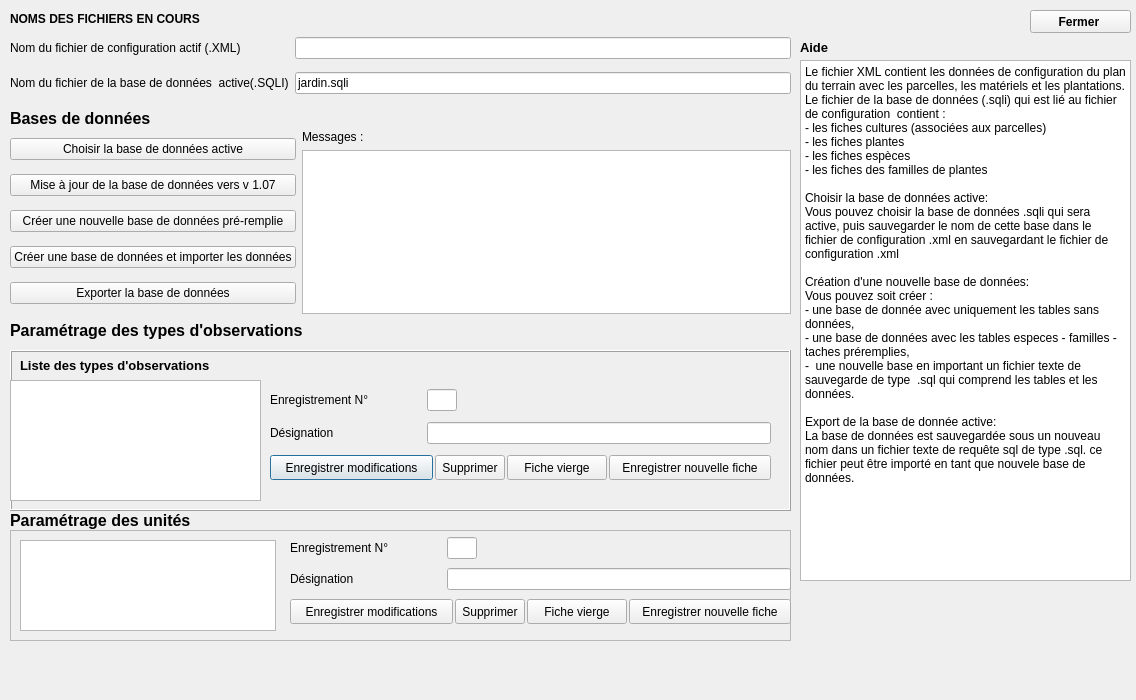
<?xml version="1.0" encoding="UTF-8"?>
<ui version="4.0">
 <class>Configuration</class>
 <widget class="QDialog" name="Configuration">
  <property name="geometry">
   <rect>
    <x>0</x>
    <y>0</y>
    <width>1136</width>
    <height>700</height>
   </rect>
  </property>
  <property name="minimumSize">
   <size>
    <width>1100</width>
    <height>700</height>
   </size>
  </property>
  <property name="maximumSize">
   <size>
    <width>1200</width>
    <height>1000</height>
   </size>
  </property>
  <property name="windowTitle">
   <string>Configuration</string>
  </property>
  <widget class="QWidget" name="gridLayoutWidget_3">
   <property name="geometry">
    <rect>
     <x>10</x>
     <y>30</y>
     <width>781</width>
     <height>71</height>
    </rect>
   </property>
   <layout class="QGridLayout" name="gridLayout_3">
    <item row="0" column="1">
     <widget class="QLineEdit" name="lineEdit_config_nom_Xml">
      <property name="text">
       <string/>
      </property>
      <property name="readOnly">
       <bool>true</bool>
      </property>
     </widget>
    </item>
    <item row="0" column="0">
     <widget class="QLabel" name="label_23">
      <property name="text">
       <string>Nom du fichier de configuration actif (.XML)</string>
      </property>
     </widget>
    </item>
    <item row="1" column="0">
     <widget class="QLabel" name="label_26">
      <property name="text">
       <string>Nom du fichier de la base de données  active(.SQLI)</string>
      </property>
     </widget>
    </item>
    <item row="1" column="1">
     <widget class="QLineEdit" name="lineEdit_config_nom_base">
      <property name="toolTip">
       <string>Modifié uniquement en changeant de base de donnée active</string>
      </property>
      <property name="text">
       <string>jardin.sqli</string>
      </property>
      <property name="readOnly">
       <bool>true</bool>
      </property>
     </widget>
    </item>
   </layout>
  </widget>
  <widget class="QLabel" name="label_31">
   <property name="geometry">
    <rect>
     <x>10</x>
     <y>320</y>
     <width>721</width>
     <height>20</height>
    </rect>
   </property>
   <property name="font">
    <font>
     <pointsize>12</pointsize>
     <weight>75</weight>
     <bold>true</bold>
    </font>
   </property>
   <property name="text">
    <string>Paramétrage des types d'observations</string>
   </property>
   <property name="alignment">
    <set>Qt::AlignLeading|Qt::AlignLeft|Qt::AlignVCenter</set>
   </property>
  </widget>
  <widget class="QLabel" name="label_57">
   <property name="geometry">
    <rect>
     <x>10</x>
     <y>110</y>
     <width>181</width>
     <height>17</height>
    </rect>
   </property>
   <property name="font">
    <font>
     <pointsize>12</pointsize>
     <weight>75</weight>
     <bold>true</bold>
    </font>
   </property>
   <property name="text">
    <string>Bases de données</string>
   </property>
  </widget>
  <widget class="QFrame" name="frame">
   <property name="geometry">
    <rect>
     <x>10</x>
     <y>350</y>
     <width>781</width>
     <height>161</height>
    </rect>
   </property>
   <property name="maximumSize">
    <size>
     <width>16777215</width>
     <height>300</height>
    </size>
   </property>
   <property name="frameShape">
    <enum>QFrame::Box</enum>
   </property>
   <property name="frameShadow">
    <enum>QFrame::Raised</enum>
   </property>
   <widget class="QLabel" name="label_30">
    <property name="geometry">
     <rect>
      <x>10</x>
      <y>0</y>
      <width>431</width>
      <height>30</height>
     </rect>
    </property>
    <property name="maximumSize">
     <size>
      <width>16777215</width>
      <height>30</height>
     </size>
    </property>
    <property name="font">
     <font>
      <pointsize>10</pointsize>
      <weight>75</weight>
      <bold>true</bold>
     </font>
    </property>
    <property name="text">
     <string>Liste des types d'observations</string>
    </property>
   </widget>
   <widget class="QTableView" name="tableView_taches">
    <property name="geometry">
     <rect>
      <x>0</x>
      <y>30</y>
      <width>251</width>
      <height>121</height>
     </rect>
    </property>
    <property name="minimumSize">
     <size>
      <width>0</width>
      <height>100</height>
     </size>
    </property>
    <property name="maximumSize">
     <size>
      <width>16777215</width>
      <height>300</height>
     </size>
    </property>
   </widget>
   <widget class="QWidget" name="gridLayoutWidget_4">
    <property name="geometry">
     <rect>
      <x>260</x>
      <y>30</y>
      <width>501</width>
      <height>111</height>
     </rect>
    </property>
    <layout class="QGridLayout" name="gridLayout_4">
     <property name="sizeConstraint">
      <enum>QLayout::SetMinimumSize</enum>
     </property>
     <property name="spacing">
      <number>2</number>
     </property>
     <item row="1" column="0">
      <widget class="QLabel" name="label_25">
       <property name="maximumSize">
        <size>
         <width>16777215</width>
         <height>20</height>
        </size>
       </property>
       <property name="text">
        <string>Désignation</string>
       </property>
      </widget>
     </item>
     <item row="1" column="1" colspan="3">
      <widget class="QLineEdit" name="lineEdit_designation_taches"/>
     </item>
     <item row="0" column="0">
      <widget class="QLabel" name="label_11">
       <property name="text">
        <string>Enregistrement N°</string>
       </property>
      </widget>
     </item>
     <item row="0" column="1">
      <widget class="QLineEdit" name="lineEdit_Id_taches">
       <property name="minimumSize">
        <size>
         <width>30</width>
         <height>0</height>
        </size>
       </property>
       <property name="maximumSize">
        <size>
         <width>30</width>
         <height>16777215</height>
        </size>
       </property>
       <property name="readOnly">
        <bool>true</bool>
       </property>
      </widget>
     </item>
     <item row="2" column="0" colspan="4">
      <layout class="QHBoxLayout" name="horizontalLayout_10">
       <item>
        <widget class="QPushButton" name="pushButton_Modifier_operations">
         <property name="minimumSize">
          <size>
           <width>0</width>
           <height>25</height>
          </size>
         </property>
         <property name="maximumSize">
          <size>
           <width>180</width>
           <height>25</height>
          </size>
         </property>
         <property name="text">
          <string>Enregistrer modifications</string>
         </property>
        </widget>
       </item>
       <item>
        <widget class="QPushButton" name="pushButton_Supprimer_operations">
         <property name="minimumSize">
          <size>
           <width>0</width>
           <height>25</height>
          </size>
         </property>
         <property name="maximumSize">
          <size>
           <width>70</width>
           <height>25</height>
          </size>
         </property>
         <property name="text">
          <string>Supprimer</string>
         </property>
        </widget>
       </item>
       <item>
        <widget class="QPushButton" name="pushButton_Nouveau_operations">
         <property name="minimumSize">
          <size>
           <width>0</width>
           <height>25</height>
          </size>
         </property>
         <property name="maximumSize">
          <size>
           <width>100</width>
           <height>25</height>
          </size>
         </property>
         <property name="text">
          <string>Fiche vierge</string>
         </property>
        </widget>
       </item>
       <item>
        <widget class="QPushButton" name="pushButton_enregistrer_operations">
         <property name="minimumSize">
          <size>
           <width>0</width>
           <height>25</height>
          </size>
         </property>
         <property name="maximumSize">
          <size>
           <width>180</width>
           <height>25</height>
          </size>
         </property>
         <property name="text">
          <string>Enregistrer nouvelle fiche</string>
         </property>
        </widget>
       </item>
      </layout>
     </item>
    </layout>
   </widget>
  </widget>
  <widget class="QLabel" name="label_34">
   <property name="geometry">
    <rect>
     <x>10</x>
     <y>10</y>
     <width>701</width>
     <height>17</height>
    </rect>
   </property>
   <property name="font">
    <font>
     <weight>75</weight>
     <bold>true</bold>
    </font>
   </property>
   <property name="text">
    <string>NOMS DES FICHIERS EN COURS</string>
   </property>
  </widget>
  <widget class="QWidget" name="layoutWidget">
   <property name="geometry">
    <rect>
     <x>10</x>
     <y>130</y>
     <width>781</width>
     <height>184</height>
    </rect>
   </property>
   <layout class="QHBoxLayout" name="horizontalLayout_25">
    <item>
     <layout class="QVBoxLayout" name="verticalLayout_11">
      <item>
       <widget class="QPushButton" name="pushButton_changeDataBase">
        <property name="enabled">
         <bool>true</bool>
        </property>
        <property name="text">
         <string>Choisir la base de données active</string>
        </property>
       </widget>
      </item>
      <item>
       <widget class="QPushButton" name="pushButton_mise_a_jour">
        <property name="text">
         <string>Mise à jour de la base de données vers v 1.07</string>
        </property>
       </widget>
      </item>
      <item>
       <widget class="QPushButton" name="pushButton_NewdatabaseFull">
        <property name="text">
         <string>Créer une nouvelle base de données pré-remplie</string>
        </property>
       </widget>
      </item>
      <item>
       <widget class="QPushButton" name="pushButton_import">
        <property name="text">
         <string>Créer une base de données et importer les données</string>
        </property>
       </widget>
      </item>
      <item>
       <widget class="QPushButton" name="pushButton_export">
        <property name="enabled">
         <bool>true</bool>
        </property>
        <property name="text">
         <string>Exporter la base de données</string>
        </property>
       </widget>
      </item>
     </layout>
    </item>
    <item>
     <layout class="QVBoxLayout" name="verticalLayout_12">
      <item>
       <widget class="QLabel" name="label_55">
        <property name="text">
         <string>Messages :</string>
        </property>
       </widget>
      </item>
      <item>
       <widget class="QPlainTextEdit" name="plainTextMessages"/>
      </item>
     </layout>
    </item>
   </layout>
  </widget>
  <widget class="QPlainTextEdit" name="plainTextEdit_2">
   <property name="geometry">
    <rect>
     <x>800</x>
     <y>60</y>
     <width>331</width>
     <height>521</height>
    </rect>
   </property>
   <property name="readOnly">
    <bool>true</bool>
   </property>
   <property name="plainText">
    <string>Le fichier XML contient les données de configuration du plan du terrain avec les parcelles, les matériels et les plantations.
Le fichier de la base de données (.sqli) qui est lié au fichier de configuration  contient :
- les fiches cultures (associées aux parcelles)
- les fiches plantes
- les fiches espèces 
- les fiches des familles de plantes

Choisir la base de données active:
Vous pouvez choisir la base de données .sqli qui sera active, puis sauvegarder le nom de cette base dans le fichier de configuration .xml en sauvegardant le fichier de configuration .xml
 
Création d'une nouvelle base de données:
Vous pouvez soit créer : 
- une base de donnée avec uniquement les tables sans données, 
- une base de données avec les tables especes - familles -  taches préremplies, 
-  une nouvelle base en important un fichier texte de sauvegarde de type  .sql qui comprend les tables et les données.

Export de la base de donnée active:
La base de données est sauvegardée sous un nouveau nom dans un fichier texte de requête sql de type .sql. ce fichier peut être importé en tant que nouvele base de données.</string>
   </property>
  </widget>
  <widget class="QLabel" name="label">
   <property name="geometry">
    <rect>
     <x>800</x>
     <y>40</y>
     <width>59</width>
     <height>15</height>
    </rect>
   </property>
   <property name="font">
    <font>
     <pointsize>10</pointsize>
     <weight>75</weight>
     <bold>true</bold>
    </font>
   </property>
   <property name="text">
    <string>Aide </string>
   </property>
  </widget>
  <widget class="QPushButton" name="pushButton_fermer">
   <property name="geometry">
    <rect>
     <x>1030</x>
     <y>10</y>
     <width>101</width>
     <height>23</height>
    </rect>
   </property>
   <property name="font">
    <font>
     <weight>75</weight>
     <bold>true</bold>
    </font>
   </property>
   <property name="text">
    <string>Fermer </string>
   </property>
   <property name="icon">
    <iconset resource="../openjardin.qrc">
     <normaloff>:/images/icones/quitter.png</normaloff>:/images/icones/quitter.png</iconset>
   </property>
  </widget>
  <widget class="QFrame" name="frame_2">
   <property name="geometry">
    <rect>
     <x>10</x>
     <y>530</y>
     <width>781</width>
     <height>111</height>
    </rect>
   </property>
   <property name="frameShape">
    <enum>QFrame::StyledPanel</enum>
   </property>
   <property name="frameShadow">
    <enum>QFrame::Raised</enum>
   </property>
   <widget class="QTableView" name="tableView_unites">
    <property name="geometry">
     <rect>
      <x>10</x>
      <y>10</y>
      <width>256</width>
      <height>91</height>
     </rect>
    </property>
   </widget>
   <widget class="QWidget" name="gridLayoutWidget_5">
    <property name="geometry">
     <rect>
      <x>280</x>
      <y>0</y>
      <width>501</width>
      <height>101</height>
     </rect>
    </property>
    <layout class="QGridLayout" name="gridLayout_5">
     <property name="sizeConstraint">
      <enum>QLayout::SetMinimumSize</enum>
     </property>
     <property name="spacing">
      <number>2</number>
     </property>
     <item row="1" column="0">
      <widget class="QLabel" name="label_27">
       <property name="maximumSize">
        <size>
         <width>16777215</width>
         <height>20</height>
        </size>
       </property>
       <property name="text">
        <string>Désignation</string>
       </property>
      </widget>
     </item>
     <item row="1" column="1" colspan="3">
      <widget class="QLineEdit" name="lineEdit_designation_unite"/>
     </item>
     <item row="0" column="0">
      <widget class="QLabel" name="label_12">
       <property name="text">
        <string>Enregistrement N°</string>
       </property>
      </widget>
     </item>
     <item row="0" column="1">
      <widget class="QLineEdit" name="lineEdit_Id_unite">
       <property name="minimumSize">
        <size>
         <width>30</width>
         <height>0</height>
        </size>
       </property>
       <property name="maximumSize">
        <size>
         <width>30</width>
         <height>16777215</height>
        </size>
       </property>
       <property name="readOnly">
        <bool>true</bool>
       </property>
      </widget>
     </item>
     <item row="2" column="0" colspan="4">
      <layout class="QHBoxLayout" name="horizontalLayout_11">
       <item>
        <widget class="QPushButton" name="pushButton_Modifier_unite">
         <property name="minimumSize">
          <size>
           <width>0</width>
           <height>25</height>
          </size>
         </property>
         <property name="maximumSize">
          <size>
           <width>180</width>
           <height>25</height>
          </size>
         </property>
         <property name="text">
          <string>Enregistrer modifications</string>
         </property>
        </widget>
       </item>
       <item>
        <widget class="QPushButton" name="pushButton_Supprimer_unite">
         <property name="minimumSize">
          <size>
           <width>0</width>
           <height>25</height>
          </size>
         </property>
         <property name="maximumSize">
          <size>
           <width>70</width>
           <height>25</height>
          </size>
         </property>
         <property name="text">
          <string>Supprimer</string>
         </property>
        </widget>
       </item>
       <item>
        <widget class="QPushButton" name="pushButton_Nouveau_unite">
         <property name="minimumSize">
          <size>
           <width>0</width>
           <height>25</height>
          </size>
         </property>
         <property name="maximumSize">
          <size>
           <width>100</width>
           <height>25</height>
          </size>
         </property>
         <property name="text">
          <string>Fiche vierge</string>
         </property>
        </widget>
       </item>
       <item>
        <widget class="QPushButton" name="pushButton_enregistrer_nouvelle_unite">
         <property name="minimumSize">
          <size>
           <width>0</width>
           <height>25</height>
          </size>
         </property>
         <property name="maximumSize">
          <size>
           <width>180</width>
           <height>25</height>
          </size>
         </property>
         <property name="text">
          <string>Enregistrer nouvelle fiche</string>
         </property>
        </widget>
       </item>
      </layout>
     </item>
    </layout>
   </widget>
  </widget>
  <widget class="QLabel" name="label_32">
   <property name="geometry">
    <rect>
     <x>10</x>
     <y>510</y>
     <width>721</width>
     <height>20</height>
    </rect>
   </property>
   <property name="font">
    <font>
     <pointsize>12</pointsize>
     <weight>75</weight>
     <bold>true</bold>
    </font>
   </property>
   <property name="text">
    <string>Paramétrage des unités</string>
   </property>
   <property name="alignment">
    <set>Qt::AlignLeading|Qt::AlignLeft|Qt::AlignVCenter</set>
   </property>
  </widget>
 </widget>
 <resources>
  <include location="../openjardin.qrc"/>
 </resources>
 <connections/>
</ui>
